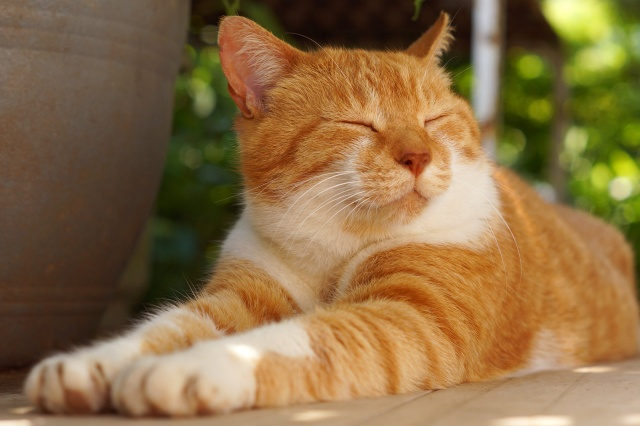
#> input picture PythonImageProcess/files/cat.jpg, 640 x 426 px, found by its file name
$ python 8_opencv_ROI.py
#> lines starting #> are read from the running program, lines starting #| are printed output that depends on the picture; after the words box and inside, x2 and y2 are one past the last pixel; in counts of white or black regions, pixels touching at a corner belong together
import cv2
import matplotlib.pyplot as plt

address = 'PythonImageProcess/files/'
image =cv2.imread(address+'cat.jpg')
#> image is the input picture: shape (426, 640, 3); mean B, G, R 68.9, 109.6, 138.9

# numpy slicing : ROI 처리 가능
roi = image[200:350, 50:200]
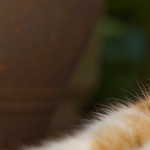
#> roi: shape (150, 150, 3); mean B, G, R 41.3, 60.4, 74.3

image[0:150, 0:150] = roi
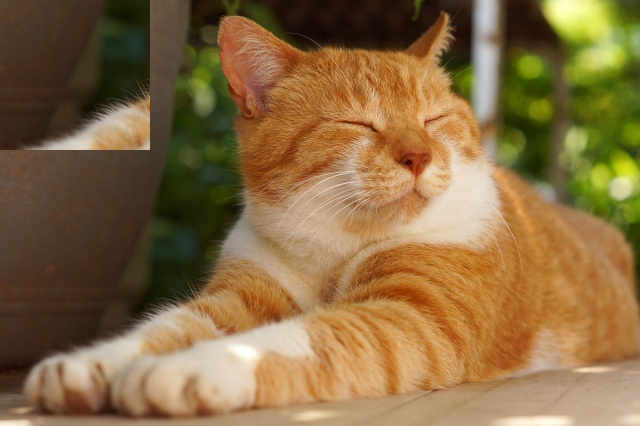
#> image: shape (426, 640, 3); 8.25% of pixels changed, all inside (x1, y1, x2, y2) = (0, 0, 150, 150)


plt.imshow(cv2.cvtColor(image, cv2.COLOR_BGR2RGB))
plt.show()
